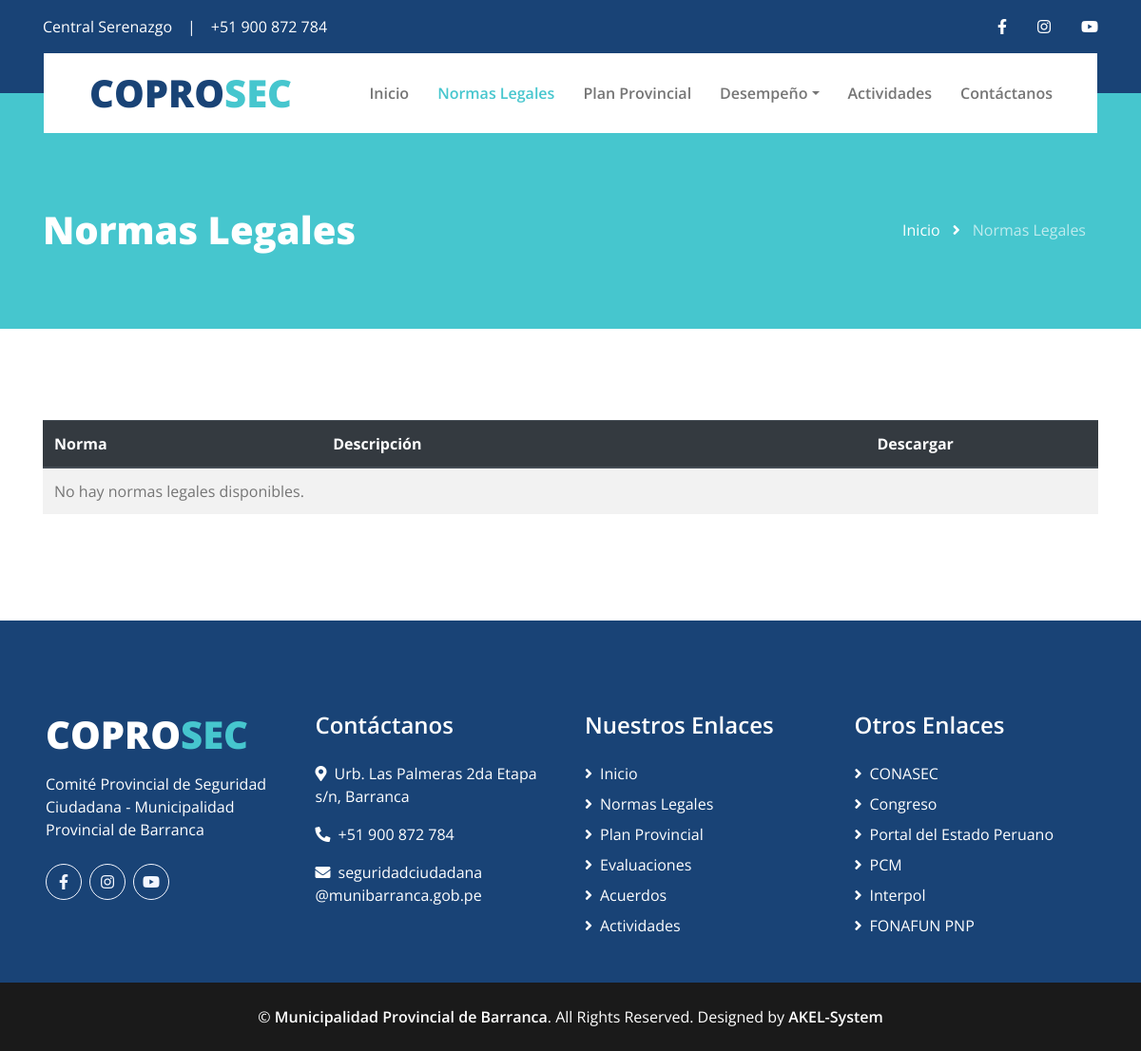
The page /codisec/legal/norms/ on the database as committed earlier.
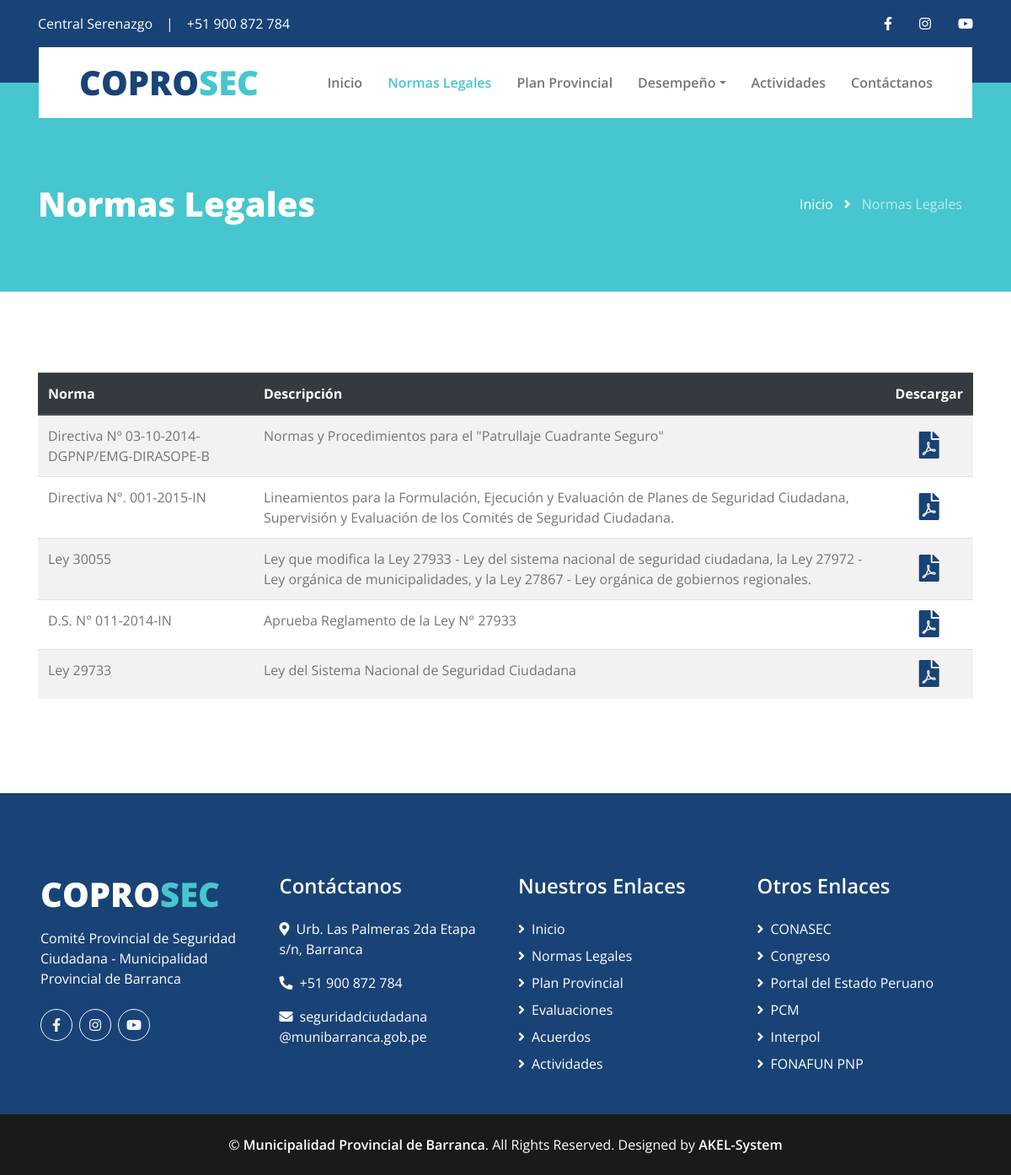
The same page on the database as committed later.
### applications/legal/models.py (models this page shows, shortened)
class Norms(models.Model):
    title = models.CharField('Norma Legal',max_length=100)
    description = models.CharField('Descripción',max_length=250)
    file = models.FileField('Archivo',upload_to='norms/')
    created_at = models.DateTimeField('Creado el',auto_now_add=True)
    updated_at = models.DateTimeField('Actualizado el',auto_now=True)
    class Meta:
        verbose_name = "Norma Legal"
        verbose_name_plural = "Normas Legales"
        ordering = ['created_at']

### applications/legal/views.py (the view)
# urls.py: path('norms/', NormsListView.as_view(), name='norms_list'),
class NormsListView(ListView):
    template_name = "legal/norms_list.html"
    context_object_name = 'norms'
    def get_queryset(self):
        return Norms.objects.all().order_by('-created_at')

### applications/general/processors.py (called while the page is built)
def ctx_general(request):
    from applications.general.models import General
    general = General.objects.first()
    return {
        'general': general
    }

### applications/social/processors.py (called while the page is built)
def ctx_dict_social_links(request):
    ctx = {}
    social_links = Link.objects.all()
    for link in social_links:
        ctx[link.key] = link.url
    return ctx

### templates/legal/norms_list.html (shortened to what this page needs)
{% extends "core/base.html" %}
{% load static %}
{% block content %}
    <div class="page-header container-fluid bg-secondary pt-2 pt-lg-5 pb-2 mb-5">
        <div class="container py-5">
            <div class="row align-items-center py-4">
                <div class="col-md-6 text-center text-md-left">
                    <h1 class="mb-4 mb-md-0 text-white">Normas Legales</h1>
                </div>
                <div class="col-md-6 text-center text-md-right">
                    <div class="d-inline-flex align-items-center">
                        <a class="btn text-white" href="{% url "home" %}">Inicio</a>
                        <i class="fas fa-angle-right text-white"></i>
                        <a class="btn text-white disabled" href="">Normas Legales</a>
                    </div>
                </div>
            </div>
        </div>
    </div>
    <div class="container py-5">
        <table class="table table-striped">
            <thead class="thead-dark">
                <tr>
                    <th scope="col">Norma</th>
                    <th scope="col">Descripción</th>
                    <th scope="col" class="text-center align-middle">Descargar</th>
                </tr>
            </thead>
            <tbody>
                {% for norm in norms %}
                <tr>
                    <td>{{ norm.title }}</td>
                    <td>{{ norm.description }}</td>
                    <td class="text-center align-middle">
                        <a href="{{ norm.file.url }}" title="Descargar {{ norm.title }}" target="_blank" rel="noopener" class="pdf-download d-inline-flex align-items-center">
                            <i class="fas fa-file-pdf fa-2x text-primary" aria-hidden="true"></i>
                        </a>
                    </td>
                </tr>
                {% empty %}
                <tr>
                    <td colspan="3">No hay normas legales disponibles.</td>
                </tr>
                {% endfor %}
            </tbody>
        </table>
    </div>
{% endblock content %}

Rows that differ between the two databases and show on the page:
added Norms: title "Directiva Nº 03-10-2014-DGPNP/EMG-DIRASOPE-B", description "Normas y Procedimientos para el \"Patrullaje Cuadrante Seguro\""
added Norms: title "Directiva N°. 001-2015-IN", description "Lineamientos para la Formulación, Ejecución y Evaluación de Planes de Seguridad Ciudadana, Supervisión y Evaluación de los Comités de Seguridad Ciudadana."
added Norms: title "Ley 30055", description "Ley que modifica la Ley 27933 - Ley del sistema nacional de seguridad ciudadana, la Ley 27972 - Ley orgánica de municipalidades, y la Ley 27867 - Ley orgánica de gobiernos regionales."
added Norms: title "D.S. N° 011-2014-IN", description "Aprueba Reglamento de la Ley N° 27933"
added Norms: title "Ley 29733", description "Ley del Sistema Nacional de Seguridad Ciudadana"
Other text that changed with them:
text no longer shown: "No hay normas legales disponibles."
